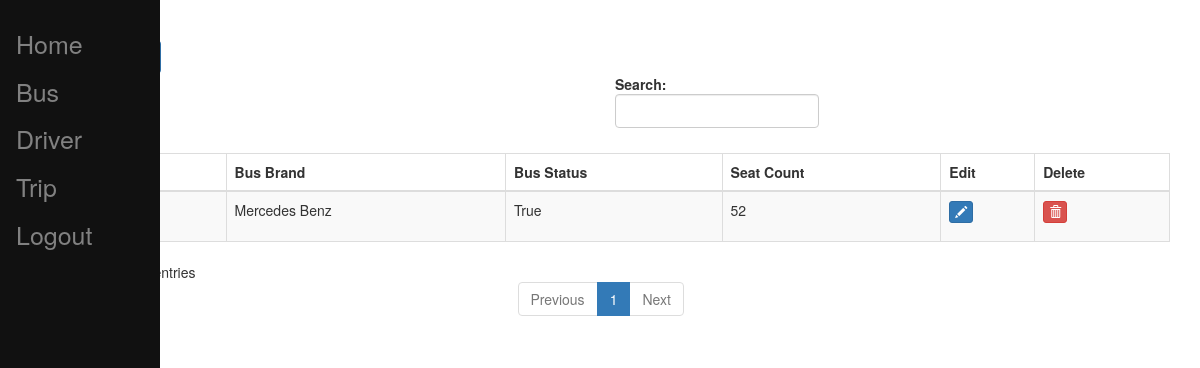
The page /bus/ (signed in) on the database as committed earlier.
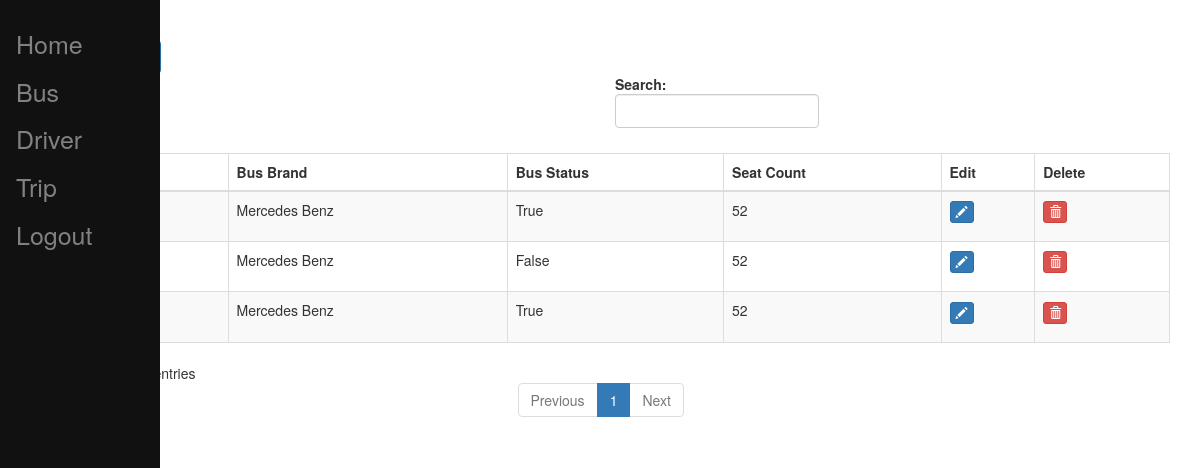
The same page on the database as committed later.
### busticket/models.py (models this page shows, shortened)
class Bus(models.Model):
    plate_text = models.CharField(max_length=30,unique=True)
    brand_name = models.CharField(max_length=30,default='Mercedes Benz')
    status = models.BooleanField(default=True)
    seat_count = models.IntegerField(default=52)
    bus_company = models.ForeignKey(BusCompany, on_delete=models.CASCADE, blank=True,null=True)

### busticket/views.py (the view)
# urls.py: path('bus/',views.bus),
def bus(request):
    user = User.objects.get(username=request.user.username)
    bus_list = Bus.objects.filter(bus_company=user.buscompany)
    return render(request,"busticket/buscrud/bus.html",{'bus_list':bus_list})

### busticket/templatetags/user_tags.py (called while the page is built)
@register.filter(name='has_group')
def has_group(user, group_name):
    group = Group.objects.filter(name=group_name)
    if group:
        group = group.first()
        return group in user.groups.all()
    else:
        return False

### templates/busticket/buscrud/bus.html (shortened to what this page needs)
{% extends 'busticket/base.html' %}
{% block content %}
 <div class="col-md-12">
        <h4>Bus List</h4> <span><a href="/busnew" class="btn btn-primary">Add New Record</a></span>
        <div class="table-responsive">
  <table id="bootstrapdatatable" class="table table-striped table-bordered" width="100%">
            <thead>
                <th>Bus Plate</th>
                <th>Bus Brand</th>
                <th>Bus Status</th>
                <th>Seat Count</th>
                <th>Edit</th>
                <th>Delete</th>
             </thead>
   <tbody>
   {% for bus in bus_list %}
    <tr>
     <td>{{ bus.plate_text }}</td>
     <td>{{ bus.brand_name }}</td>
     <td>{{ bus.status }}</td>
     <td>{{ bus.seat_count }}</td>
     <td><p data-placement="top" data-toggle="tooltip" title="Edit"><a href="/busedit/{{ bus.id }}" class="btn btn-primary btn-xs" data-title="Edit" data-toggle="modal"  ><span class="glyphicon glyphicon-pencil"></span></a></p></td>
     <td><p data-placement="top" data-toggle="tooltip" title="Delete"><a href="/busdelete/{{ bus.id }}" class="btn btn-danger btn-xs" onclick="return confirm('Are you sure you want to delete this?')" data-title="Delete" data-toggle="modal"  ><span class="glyphicon glyphicon-trash"></span></a></p></td>
    </tr>
   {% endfor %}
   </tbody>
  </table>
        </div>
    </div>
{% endblock content %}

Rows that differ between the two databases and show on the page:
added Bus: brand_name "Mercedes Benz", status "False", seat_count "52"
added Bus: brand_name "Mercedes Benz", status "True", seat_count "52"
Other text that changed with them:
text written by a page script: "Search: Showing 1 to 1 of 1 entries Previous 1 Next" → "Search: Showing 1 to 3 of 3 entries Previous 1 Next"
